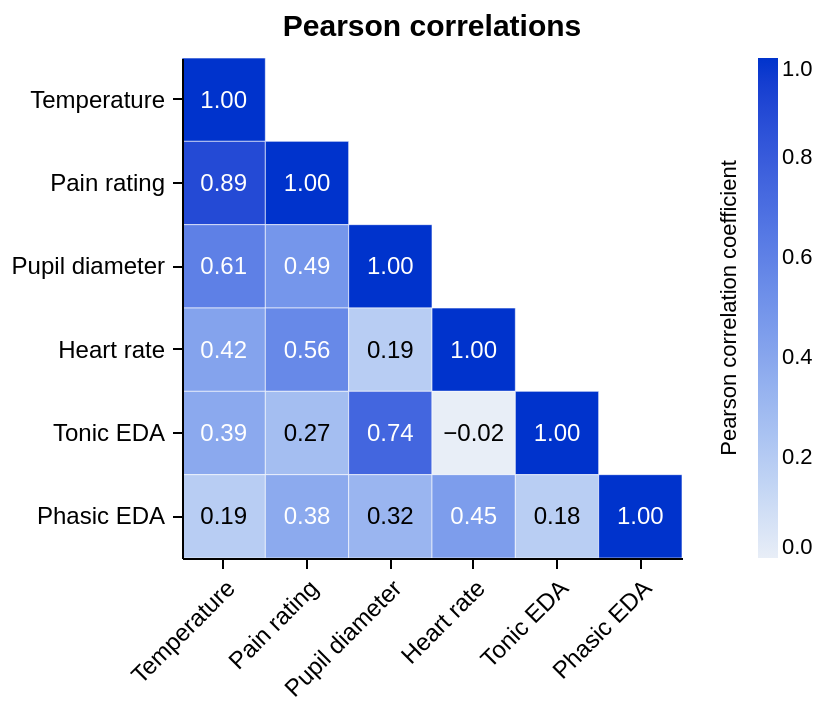

Write notebook code for a chart like this one.
### Markdown cell above
## B — Pearson correlations

The first 20 seconds are omitted, matching the previous analysis. Only the lower triangle is drawn because the matrix is symmetric.

### Code cell
panel_b = plot_correlation_heatmap(
    averages,
    features=None,
    skip_first_n_seconds=20,
    width=250,
    height=250,
    title="Pearson correlations",
)
style_figure(panel_b)

### Figure 1 — Vega-Lite specification as saved in the notebook (floating-point values rounded to 4 significant figures)
{"config": {"view": {"continuousWidth": 300, "continuousHeight": 300, "stroke": null}, "axis": {"domainColor": "black", "domainWidth": 1, "grid": false, "labelColor": "black", "labelFont": "Arial", "labelFontSize": 12, "labelPadding": 4, "tickColor": "black", "tickSize": 5, "titleColor": "black", "titleFont": "Arial", "titleFontSize": 12, "titleFontWeight": "normal", "titlePadding": 6}, "background": "white", "font": "Arial", "header": {"labelFont": "Arial", "labelFontSize": 15, "labelFontWeight": "bold", "titleFont": "Arial", "titleFontSize": 15}, "legend": {"labelFont": "Arial", "labelFontSize": 11, "titleFont": "Arial", "titleFontSize": 11, "titleFontWeight": "normal"}, "title": {"anchor": "middle", "color": "black", "font": "Arial", "fontSize": 15, "fontWeight": "bold", "offset": 8}}, "layer": [{"mark": {"type": "rect", "stroke": "white", "strokeWidth": 0.3}, "encoding": {"color": {"field": "correlation", "legend": {"format": ".1f", "gradientLength": 250, "gradientThickness": 10, "orient": "right", "title": "Pearson correlation coefficient", "titleOrient": "left", "titlePadding": 8, "values": [0, 0.2, 0.4, 0.6, 0.8, 1]}, "scale": {"clamp": true, "domain": [0, 1], "range": ["#e8eef7", "#0033cc"]}, "type": "quantitative"}, "tooltip": [{"field": "y", "title": "Signal 1", "type": "nominal"}, {"field": "x", "title": "Signal 2", "type": "nominal"}, {"field": "correlation", "format": ".3f", "title": "r", "type": "quantitative"}], "x": {"axis": {"labelAlign": "right", "labelAngle": -45, "labelLimit": 130}, "field": "x", "sort": ["Temperature", "Pain rating", "Pupil diameter", "Heart rate", "Tonic EDA", "Phasic EDA"], "title": null, "type": "nominal"}, "y": {"axis": {"labelLimit": 130}, "field": "y", "sort": ["Temperature", "Pain rating", "Pupil diameter", "Heart rate", "Tonic EDA", "Phasic EDA"], "title": null, "type": "nominal"}}}, {"mark": {"type": "text", "baseline": "middle", "fontSize": 12}, "encoding": {"color": {"condition": {"test": "datum.correlation >= 0.35", "value": "white"}, "value": "black"}, "text": {"field": "correlation", "format": ".2f", "type": "quantitative"}, "x": {"axis": {"labelAlign": "right", "labelAngle": -45, "labelLimit": 130}, "field": "x", "sort": ["Temperature", "Pain rating", "Pupil diameter", "Heart rate", "Tonic EDA", "Phasic EDA"], "title": null, "type": "nominal"}, "y": {"axis": {"labelLimit": 130}, "field": "y", "sort": ["Temperature", "Pain rating", "Pupil diameter", "Heart rate", "Tonic EDA", "Phasic EDA"], "title": null, "type": "nominal"}}}], "data": {"values": [{"x": "Temperature", "y": "Temperature", "correlation": 1.0}, {"x": "Temperature", "y": "Pain rating", "correlation": 0.8905}, {"x": "Pain rating", "y": "Pain rating", "correlation": 1.0}, {"x": "Temperature", "y": "Pupil diameter", "correlation": 0.6056}, {"x": "Pain rating", "y": "Pupil diameter", "correlation": 0.4884}, {"x": "Pupil diameter", "y": "Pupil diameter", "correlation": 1.0}, {"x": "Temperature", "y": "Heart rate", "correlation": 0.4198}, {"x": "Pain rating", "y": "Heart rate", "correlation": 0.5591}, {"x": "Pupil diameter", "y": "Heart rate", "correlation": 0.1871}, {"x": "Heart rate", "y": "Heart rate", "correlation": 1.0}, {"x": "Temperature", "y": "Tonic EDA", "correlation": 0.3868}, {"x": "Pain rating", "y": "Tonic EDA", "correlation": 0.2724}, {"x": "Pupil diameter", "y": "Tonic EDA", "correlation": 0.7424}, {"x": "Heart rate", "y": "Tonic EDA", "correlation": -0.02289}, {"x": "Tonic EDA", "y": "Tonic EDA", "correlation": 1.0}, {"x": "Temperature", "y": "Phasic EDA", "correlation": 0.1885}, {"x": "Pain rating", "y": "Phasic EDA", "correlation": 0.3813}, {"x": "Pupil diameter", "y": "Phasic EDA", "correlation": 0.3182}, {"x": "Heart rate", "y": "Phasic EDA", "correlation": 0.4513}, {"x": "Tonic EDA", "y": "Phasic EDA", "correlation": 0.1835}, {"x": "Phasic EDA", "y": "Phasic EDA", "correlation": 1.0}]}, "height": 250, "title": {"text": "Pearson correlations", "anchor": "middle"}, "width": 250, "$schema": "https://vega.github.io/schema/vega-lite/v6.4.1.json"}
